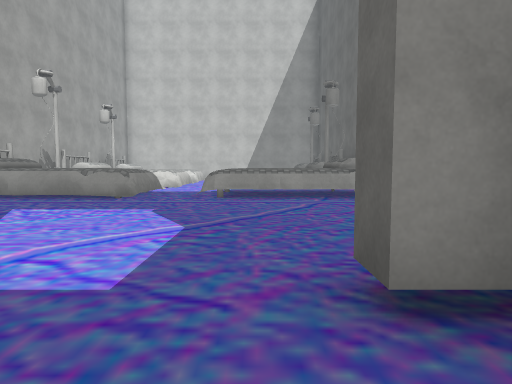
View 1 (above)

24 first-person views from a walk through a 3-D level made in the Unity game engine. The camera is 1.3 m above the floor, tilts 4° down and sees 75° across. The floor is counted in squares, 2 m on a side. Each view is taken from the middle of a square. On the plan, view 1 faces up. The plan holds only what a view shows up to about 10 squares ahead; the rest is blank. The player is left out. Some surface patterns are stand-ins.

View 2
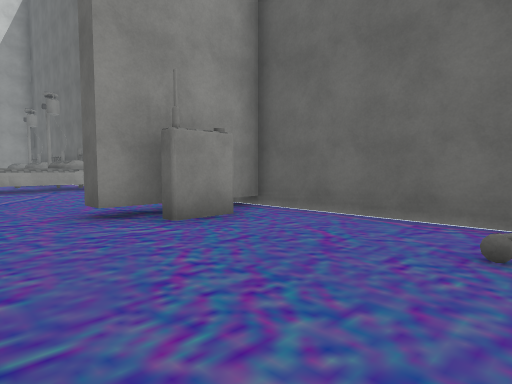

View 3
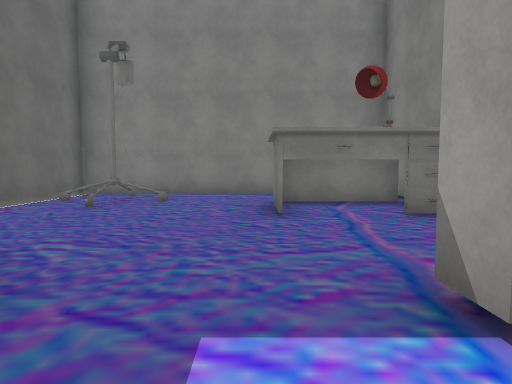

View 4
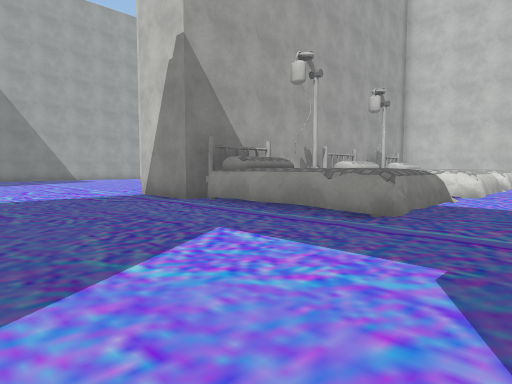

View 5
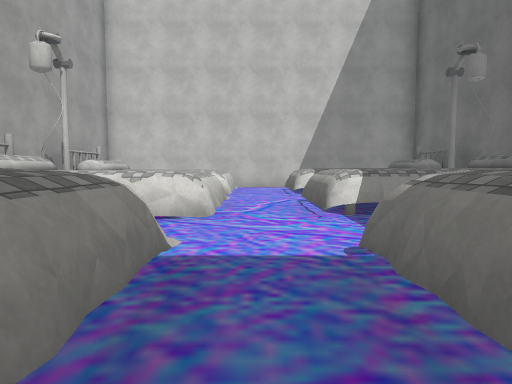

View 6
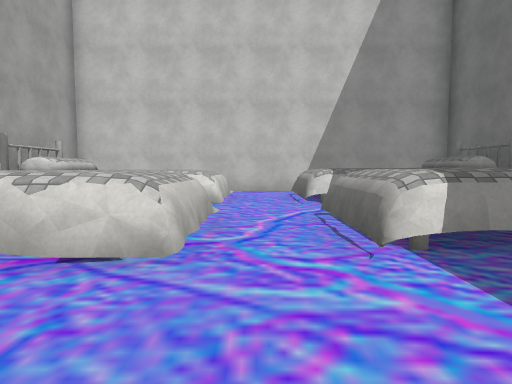

View 7
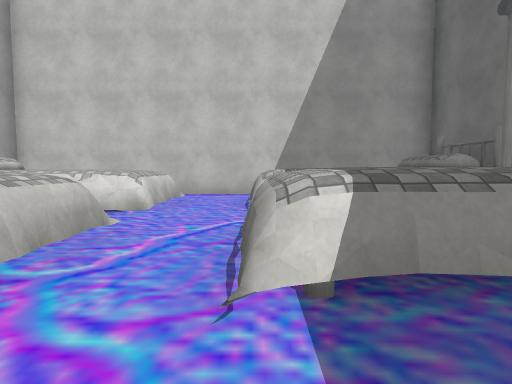

View 8
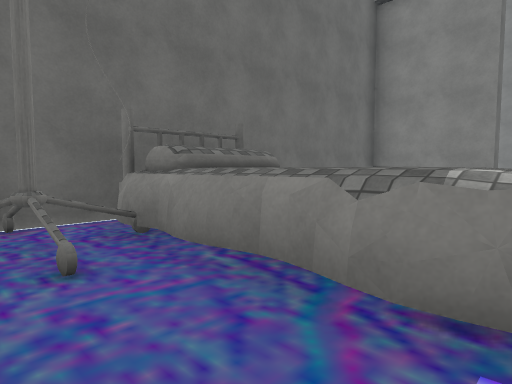

View 9
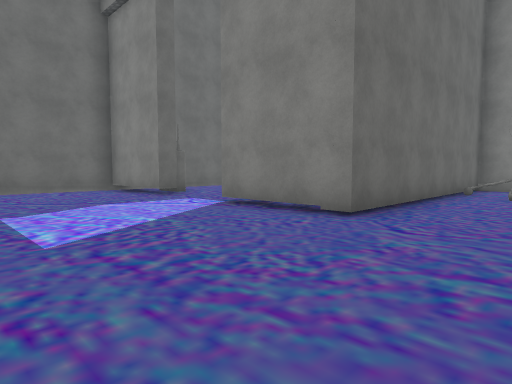

View 10
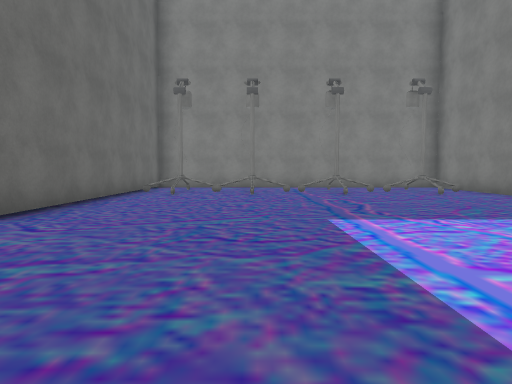

View 11
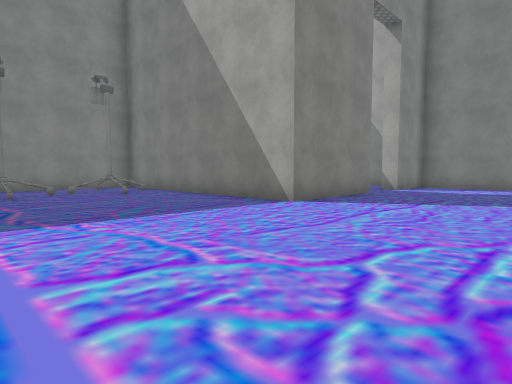

View 12
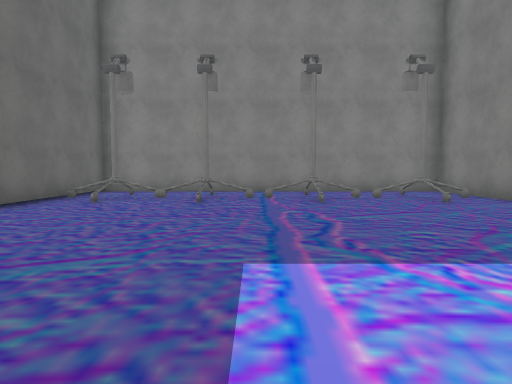

View 13
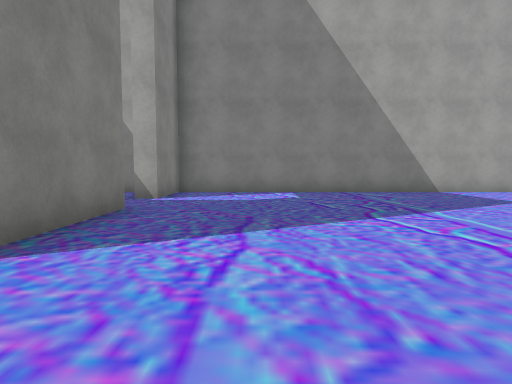

View 14
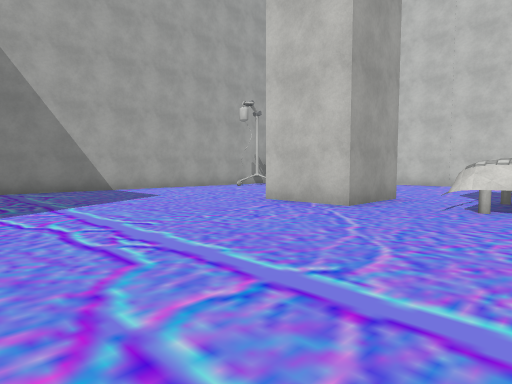

View 15
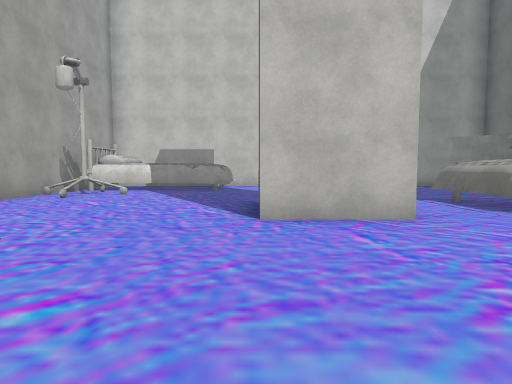

View 16
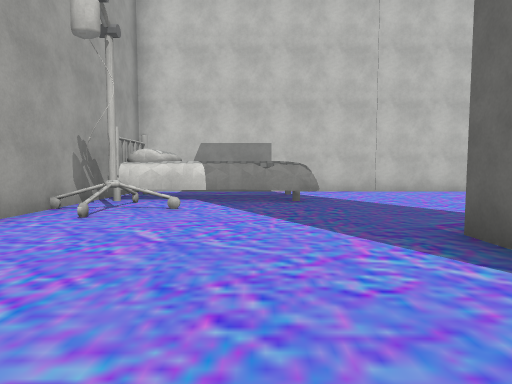

View 17
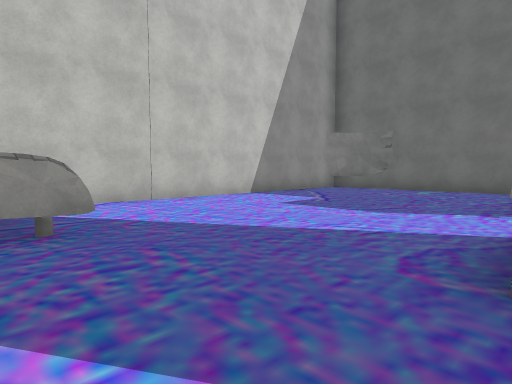

View 18
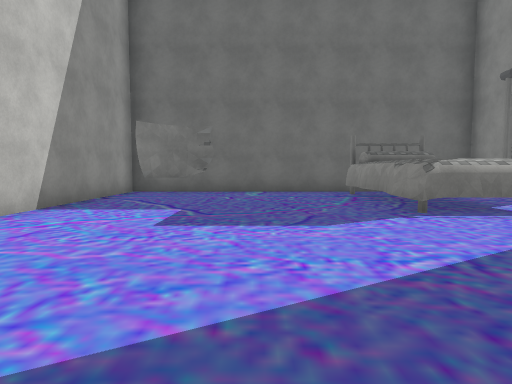

View 19
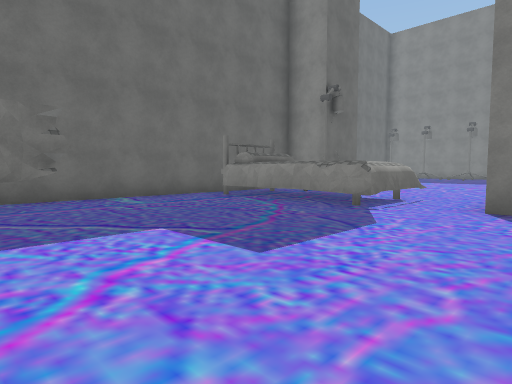

View 20
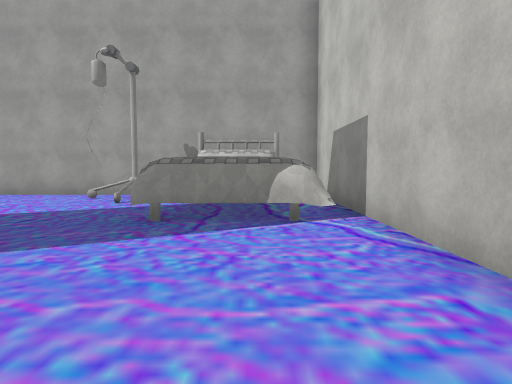

View 21
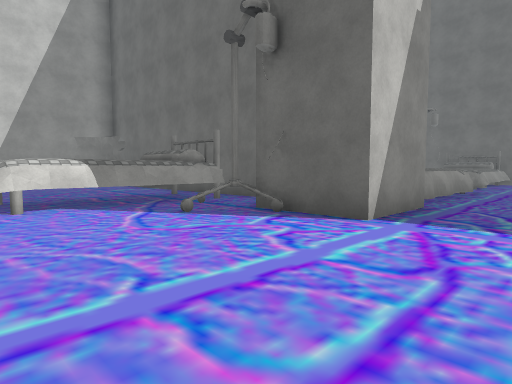

View 22
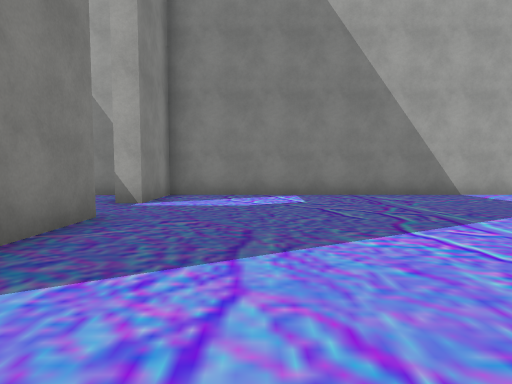

View 23
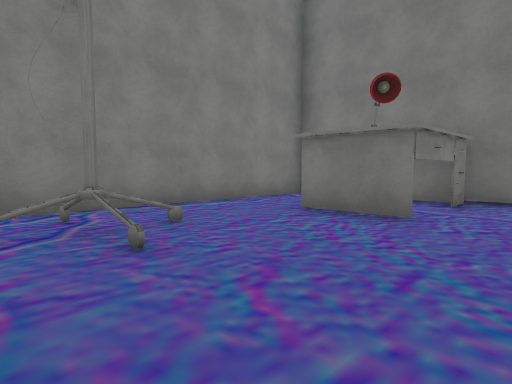

View 24
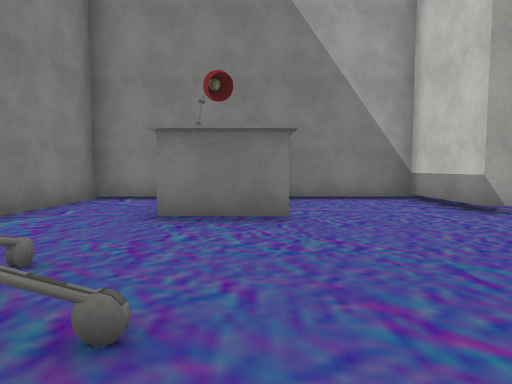

### Floor plan
Key: @ floor where view 1 was taken; # wall or solid block; x gap in a wall; . floor; = window, fence, low wall or low ledge; ^ raised ledge; T thing the floor can be seen under or through; O other object.
Columns run from 22 left of view 1 to 4 right of it. Each row starts with its distance up from view 1.
 19    #######################
 18     ^x.......O #   ...
 17      #........OO#  ^.^  #O
 16  #####.........O#^^^.^^ ##
 15 ##O............O#^^^.=. OO
 14 #.O............##  ...
 13 #.............OO#^^^.^^ #
 12 #.....###.TTTT.O#^^^.^^^^
 11 #.....###.TTTT.## ......#
 10 #.............. OO .....O #
  9 #............O O#  ^.^^^#O#
  8 #............####^^^.^^^#O
  7 #............##O#^^......
  6 #........................ #
  5 #.........................#
  4 #.........................#
  3 #.........................#
  2 ###..###.........####..####
  1 #...   #.........#......#.#
  0 #.     #.........#....@...#
 -1        #.........#........#
 -2        #.........#.OO.....#
 -3        #.OO.O.O.O#.OO...O.#
 -4        #.O..O.O.O#.....OO.#
 -5        #.........#........#
 -6        ####################

Positions as (right, up) in squares from view 1, and headings:
1: (0, 0), facing up
2: (-1, -3), facing up-right
3: (-1, 3), facing down
4: (-1, 3), facing up-left
5: (-2, 7), facing up
6: (-2, 9), facing up
7: (-1, 10), facing up
8: (-1, 11), facing down-right
9: (-7, 6), facing down-right
10: (-8, 6), facing down
11: (-9, 6), facing down-left
12: (-9, 4), facing down
13: (-12, 4), facing left
14: (-11, 5), facing up-left
15: (-16, 6), facing up
16: (-18, 9), facing up
17: (-18, 12), facing up-right
18: (-17, 15), facing right
19: (-15, 18), facing down-right
20: (-13, 17), facing left
21: (-13, 5), facing up-right
22: (-13, 4), facing left
23: (3, 0), facing down-left
24: (3, -2), facing left
